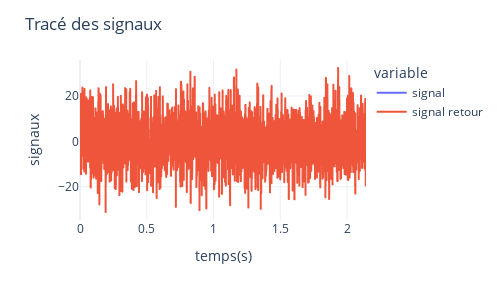
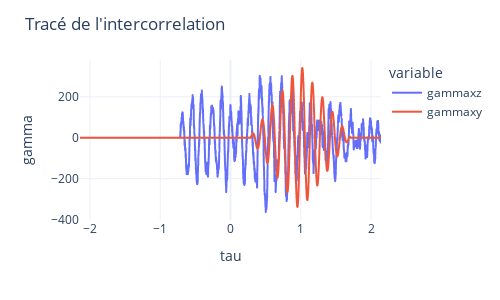

These figures' notebook cell, in order:
### Code cell
sigma = 10

z = y + sigma * np.random.randn(np.size(y))

# I) Creer sa structure de données
df = pd.DataFrame({'temps':t, 'signal':x , 'signal retour' :z})

# II) Creer sa figure
fig = px.line(df, x='temps', y=['signal','signal retour'])

# III) Creer son layout
fig.update_layout(xaxis_title='temps(s)', yaxis_title='signaux',
#xaxis_range=..., yaxis_range=..., # if needed
title = 'Tracé des signaux',
template='plotly_white', width=500, height=300)

# IV) Afficher
fig.show()



#intercorrelation :

gamma_xz = np.correlate(z,x,mode='full')

# I) Creer sa structure de données
df = pd.DataFrame({'temps':tau, 'gammaxz':gamma_xz ,'gammaxy':gamma_xy})

# II) Creer sa figure
fig = px.line(df, x='temps', y=['gammaxz','gammaxy'])

# III) Creer son layout
fig.update_layout(xaxis_title='tau', yaxis_title='gamma',
#xaxis_range=..., yaxis_range=..., # if needed
title = 'Tracé de l\'intercorrelation',
template='plotly_white', width=500, height=300)

# IV) Afficher
fig.show()

### Figure 1 — Plotly figure (JSON) as saved in the notebook; plotly's stock layout.template omitted (floating-point values rounded to 4 significant figures; data arrays with more than 128 entries replaced by an {"elided": "..."} marker saying what was removed)
{"data": [{"hovertemplate": "variable=signal<br>temps=%{x}<br>value=%{y}<extra></extra>", "legendgroup": "signal", "line": {"color": "#636efa", "dash": "solid"}, "marker": {"symbol": "circle"}, "mode": "lines", "name": "signal", "showlegend": true, "type": "scattergl", "x": {"elided": "2143 float values"}, "xaxis": "x", "y": {"elided": "2143 float values"}, "yaxis": "y"}, {"hovertemplate": "variable=signal retour<br>temps=%{x}<br>value=%{y}<extra></extra>", "legendgroup": "signal retour", "line": {"color": "#EF553B", "dash": "solid"}, "marker": {"symbol": "circle"}, "mode": "lines", "name": "signal retour", "showlegend": true, "type": "scattergl", "x": {"elided": "2143 float values"}, "xaxis": "x", "y": {"elided": "2143 float values"}, "yaxis": "y"}], "layout": {"height": 300, "legend": {"title": {"text": "variable"}, "tracegroupgap": 0}, "margin": {"t": 60}, "title": {"text": "Tracé des signaux"}, "width": 500, "xaxis": {"anchor": "y", "domain": [0, 1], "title": {"text": "temps(s)"}}, "yaxis": {"anchor": "x", "domain": [0, 1], "title": {"text": "signaux"}}}}

### Figure 2 — Plotly figure (JSON) as saved in the notebook; plotly's stock layout.template omitted (floating-point values rounded to 4 significant figures; data arrays with more than 128 entries replaced by an {"elided": "..."} marker saying what was removed)
{"data": [{"hovertemplate": "variable=gammaxz<br>temps=%{x}<br>value=%{y}<extra></extra>", "legendgroup": "gammaxz", "line": {"color": "#636efa", "dash": "solid"}, "marker": {"symbol": "circle"}, "mode": "lines", "name": "gammaxz", "showlegend": true, "type": "scattergl", "x": {"elided": "4285 float values"}, "xaxis": "x", "y": {"elided": "4285 float values"}, "yaxis": "y"}, {"hovertemplate": "variable=gammaxy<br>temps=%{x}<br>value=%{y}<extra></extra>", "legendgroup": "gammaxy", "line": {"color": "#EF553B", "dash": "solid"}, "marker": {"symbol": "circle"}, "mode": "lines", "name": "gammaxy", "showlegend": true, "type": "scattergl", "x": {"elided": "4285 float values"}, "xaxis": "x", "y": {"elided": "4285 float values"}, "yaxis": "y"}], "layout": {"height": 300, "legend": {"title": {"text": "variable"}, "tracegroupgap": 0}, "margin": {"t": 60}, "title": {"text": "Tracé de l'intercorrelation"}, "width": 500, "xaxis": {"anchor": "y", "domain": [0, 1], "title": {"text": "tau"}}, "yaxis": {"anchor": "x", "domain": [0, 1], "title": {"text": "gamma"}}}}
